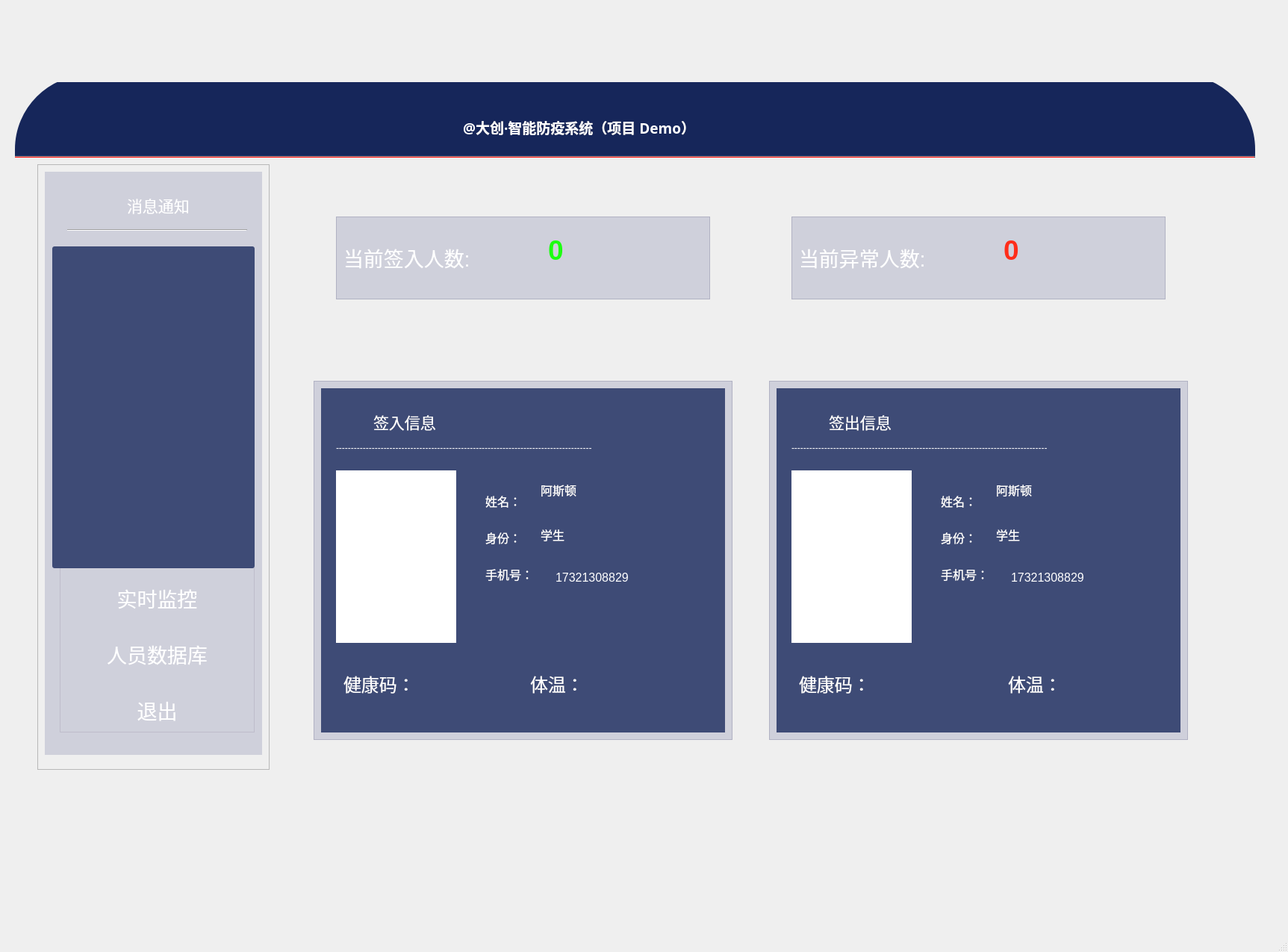
<?xml version="1.0" encoding="UTF-8"?>
<ui version="4.0">
 <class>HealthSystem_main</class>
 <widget class="QMainWindow" name="HealthSystem_main">
  <property name="geometry">
   <rect>
    <x>0</x>
    <y>0</y>
    <width>1725</width>
    <height>1275</height>
   </rect>
  </property>
  <property name="windowTitle">
   <string>MainWindow</string>
  </property>
  <widget class="QWidget" name="centralwidget">
   <widget class="QFrame" name="frame">
    <property name="geometry">
     <rect>
      <x>20</x>
      <y>110</y>
      <width>1661</width>
      <height>971</height>
     </rect>
    </property>
    <property name="sizePolicy">
     <sizepolicy hsizetype="Expanding" vsizetype="Expanding">
      <horstretch>0</horstretch>
      <verstretch>0</verstretch>
     </sizepolicy>
    </property>
    <property name="styleSheet">
     <string notr="true">#frame{
	background-image: url(:/images/image/background.png);
	border-radius: 100px;
}</string>
    </property>
    <property name="frameShape">
     <enum>QFrame::StyledPanel</enum>
    </property>
    <property name="frameShadow">
     <enum>QFrame::Raised</enum>
    </property>
    <widget class="QFrame" name="Left_Frame">
     <property name="geometry">
      <rect>
       <x>30</x>
       <y>110</y>
       <width>311</width>
       <height>811</height>
      </rect>
     </property>
     <property name="sizePolicy">
      <sizepolicy hsizetype="Expanding" vsizetype="Expanding">
       <horstretch>0</horstretch>
       <verstretch>0</verstretch>
      </sizepolicy>
     </property>
     <property name="styleSheet">
      <string notr="true"/>
     </property>
     <property name="frameShape">
      <enum>QFrame::StyledPanel</enum>
     </property>
     <property name="frameShadow">
      <enum>QFrame::Raised</enum>
     </property>
     <widget class="QFrame" name="Button_frame">
      <property name="geometry">
       <rect>
        <x>30</x>
        <y>540</y>
        <width>261</width>
        <height>221</height>
       </rect>
      </property>
      <property name="sizePolicy">
       <sizepolicy hsizetype="Minimum" vsizetype="Fixed">
        <horstretch>0</horstretch>
        <verstretch>0</verstretch>
       </sizepolicy>
      </property>
      <property name="minimumSize">
       <size>
        <width>120</width>
        <height>50</height>
       </size>
      </property>
      <property name="maximumSize">
       <size>
        <width>16777214</width>
        <height>16777215</height>
       </size>
      </property>
      <property name="palette">
       <palette>
        <active>
         <colorrole role="Button">
          <brush brushstyle="SolidPattern">
           <color alpha="100">
            <red>210</red>
            <green>207</green>
            <blue>233</blue>
           </color>
          </brush>
         </colorrole>
         <colorrole role="Base">
          <brush brushstyle="SolidPattern">
           <color alpha="100">
            <red>210</red>
            <green>207</green>
            <blue>233</blue>
           </color>
          </brush>
         </colorrole>
         <colorrole role="Window">
          <brush brushstyle="SolidPattern">
           <color alpha="100">
            <red>210</red>
            <green>207</green>
            <blue>233</blue>
           </color>
          </brush>
         </colorrole>
        </active>
        <inactive>
         <colorrole role="Button">
          <brush brushstyle="SolidPattern">
           <color alpha="100">
            <red>210</red>
            <green>207</green>
            <blue>233</blue>
           </color>
          </brush>
         </colorrole>
         <colorrole role="Base">
          <brush brushstyle="SolidPattern">
           <color alpha="100">
            <red>210</red>
            <green>207</green>
            <blue>233</blue>
           </color>
          </brush>
         </colorrole>
         <colorrole role="Window">
          <brush brushstyle="SolidPattern">
           <color alpha="100">
            <red>210</red>
            <green>207</green>
            <blue>233</blue>
           </color>
          </brush>
         </colorrole>
        </inactive>
        <disabled>
         <colorrole role="Button">
          <brush brushstyle="SolidPattern">
           <color alpha="100">
            <red>210</red>
            <green>207</green>
            <blue>233</blue>
           </color>
          </brush>
         </colorrole>
         <colorrole role="Base">
          <brush brushstyle="SolidPattern">
           <color alpha="100">
            <red>210</red>
            <green>207</green>
            <blue>233</blue>
           </color>
          </brush>
         </colorrole>
         <colorrole role="Window">
          <brush brushstyle="SolidPattern">
           <color alpha="100">
            <red>210</red>
            <green>207</green>
            <blue>233</blue>
           </color>
          </brush>
         </colorrole>
        </disabled>
       </palette>
      </property>
      <property name="contextMenuPolicy">
       <enum>Qt::CustomContextMenu</enum>
      </property>
      <property name="layoutDirection">
       <enum>Qt::LeftToRight</enum>
      </property>
      <property name="styleSheet">
       <string notr="true">QPushButton{
	color:rgb(255, 255, 255);
	border:none;
	border-radius:10px
}

QPushButton:hover
{
	background-color: rgb(153, 153, 153);
}
</string>
      </property>
      <property name="frameShape">
       <enum>QFrame::StyledPanel</enum>
      </property>
      <property name="frameShadow">
       <enum>QFrame::Raised</enum>
      </property>
      <property name="lineWidth">
       <number>1</number>
      </property>
      <layout class="QVBoxLayout" name="verticalLayout">
       <property name="leftMargin">
        <number>0</number>
       </property>
       <property name="topMargin">
        <number>0</number>
       </property>
       <property name="rightMargin">
        <number>0</number>
       </property>
       <property name="bottomMargin">
        <number>0</number>
       </property>
       <item>
        <widget class="QPushButton" name="button_main">
         <property name="minimumSize">
          <size>
           <width>0</width>
           <height>80</height>
          </size>
         </property>
         <property name="font">
          <font>
           <pointsize>20</pointsize>
          </font>
         </property>
         <property name="text">
          <string>实时监控</string>
         </property>
         <property name="flat">
          <bool>false</bool>
         </property>
        </widget>
       </item>
       <item>
        <widget class="QPushButton" name="button_goSQL">
         <property name="minimumSize">
          <size>
           <width>0</width>
           <height>80</height>
          </size>
         </property>
         <property name="font">
          <font>
           <pointsize>20</pointsize>
          </font>
         </property>
         <property name="text">
          <string>人员数据库</string>
         </property>
        </widget>
       </item>
       <item>
        <widget class="QPushButton" name="button_close2">
         <property name="minimumSize">
          <size>
           <width>0</width>
           <height>80</height>
          </size>
         </property>
         <property name="font">
          <font>
           <pointsize>20</pointsize>
          </font>
         </property>
         <property name="text">
          <string>退出</string>
         </property>
        </widget>
       </item>
      </layout>
     </widget>
     <widget class="QLabel" name="Left_bg">
      <property name="geometry">
       <rect>
        <x>10</x>
        <y>10</y>
        <width>291</width>
        <height>781</height>
       </rect>
      </property>
      <property name="styleSheet">
       <string notr="true">background-color: rgba(101, 102, 153, 59)</string>
      </property>
      <property name="text">
       <string/>
      </property>
     </widget>
     <widget class="Line" name="line">
      <property name="geometry">
       <rect>
        <x>40</x>
        <y>80</y>
        <width>241</width>
        <height>16</height>
       </rect>
      </property>
      <property name="palette">
       <palette>
        <active/>
        <inactive/>
        <disabled/>
       </palette>
      </property>
      <property name="orientation">
       <enum>Qt::Horizontal</enum>
      </property>
     </widget>
     <widget class="QLabel" name="label_2">
      <property name="geometry">
       <rect>
        <x>120</x>
        <y>30</y>
        <width>131</width>
        <height>51</height>
       </rect>
      </property>
      <property name="styleSheet">
       <string notr="true">color:rgb(255, 255, 255);
border:none;
border-radius:10px</string>
      </property>
      <property name="text">
       <string>&lt;html&gt;&lt;head/&gt;&lt;body&gt;&lt;p&gt;&lt;span style=&quot; font-size:16pt;&quot;&gt;消息通知&lt;/span&gt;&lt;/p&gt;&lt;/body&gt;&lt;/html&gt;</string>
      </property>
     </widget>
     <widget class="QLabel" name="label_3">
      <property name="geometry">
       <rect>
        <x>60</x>
        <y>20</y>
        <width>61</width>
        <height>61</height>
       </rect>
      </property>
      <property name="styleSheet">
       <string notr="true">image: url(:/images/image/info_small.png);</string>
      </property>
      <property name="text">
       <string/>
      </property>
     </widget>
     <widget class="QTextBrowser" name="textBrowser">
      <property name="geometry">
       <rect>
        <x>20</x>
        <y>110</y>
        <width>271</width>
        <height>431</height>
       </rect>
      </property>
      <property name="styleSheet">
       <string notr="true">QTextBrowser{
	background-color: rgba(22, 38, 90, 200);
	border-radius:3px;
	color:rgb(0,0,0)
}</string>
      </property>
     </widget>
     <zorder>Left_bg</zorder>
     <zorder>Button_frame</zorder>
     <zorder>line</zorder>
     <zorder>label_2</zorder>
     <zorder>label_3</zorder>
     <zorder>textBrowser</zorder>
    </widget>
    <widget class="QFrame" name="frame_3">
     <property name="geometry">
      <rect>
       <x>0</x>
       <y>-10</y>
       <width>1661</width>
       <height>111</height>
      </rect>
     </property>
     <property name="styleSheet">
      <string notr="true">#frame_3{
	border-top-left-radius: 100px;
	border-top-right-radius: 100px;
	background-color: rgb(22, 38, 90);
}</string>
     </property>
     <property name="frameShape">
      <enum>QFrame::StyledPanel</enum>
     </property>
     <property name="frameShadow">
      <enum>QFrame::Raised</enum>
     </property>
     <widget class="QPushButton" name="button_small">
      <property name="geometry">
       <rect>
        <x>1459</x>
        <y>50</y>
        <width>41</width>
        <height>34</height>
       </rect>
      </property>
      <property name="styleSheet">
       <string notr="true">border:none;
padding-bottom:5px;</string>
      </property>
      <property name="text">
       <string/>
      </property>
      <property name="icon">
       <iconset resource="resource/res.qrc">
        <normaloff>:/images/image/green.png</normaloff>:/images/image/green.png</iconset>
      </property>
     </widget>
     <widget class="QPushButton" name="button_close">
      <property name="geometry">
       <rect>
        <x>1520</x>
        <y>50</y>
        <width>51</width>
        <height>34</height>
       </rect>
      </property>
      <property name="styleSheet">
       <string notr="true">border:none;
padding-bottom:5px;</string>
      </property>
      <property name="text">
       <string/>
      </property>
      <property name="icon">
       <iconset resource="resource/res.qrc">
        <normaloff>:/images/image/red.png</normaloff>:/images/image/red.png</iconset>
      </property>
     </widget>
     <widget class="QLabel" name="label">
      <property name="geometry">
       <rect>
        <x>600</x>
        <y>50</y>
        <width>641</width>
        <height>41</height>
       </rect>
      </property>
      <property name="font">
       <font>
        <family>华文仿宋</family>
       </font>
      </property>
      <property name="text">
       <string>&lt;html&gt;&lt;head/&gt;&lt;body&gt;&lt;p&gt;&lt;span style=&quot; font-size:14pt; font-weight:600; color:#ffffff;&quot;&gt;@大创·智能防疫系统（项目 Demo）&lt;/span&gt;&lt;/p&gt;&lt;/body&gt;&lt;/html&gt;</string>
      </property>
     </widget>
    </widget>
    <widget class="Line" name="line_3">
     <property name="geometry">
      <rect>
       <x>-50</x>
       <y>90</y>
       <width>1711</width>
       <height>20</height>
      </rect>
     </property>
     <property name="palette">
      <palette>
       <active>
        <colorrole role="Light">
         <brush brushstyle="SolidPattern">
          <color alpha="255">
           <red>255</red>
           <green>0</green>
           <blue>0</blue>
          </color>
         </brush>
        </colorrole>
       </active>
       <inactive>
        <colorrole role="Light">
         <brush brushstyle="SolidPattern">
          <color alpha="255">
           <red>255</red>
           <green>0</green>
           <blue>0</blue>
          </color>
         </brush>
        </colorrole>
       </inactive>
       <disabled>
        <colorrole role="Light">
         <brush brushstyle="SolidPattern">
          <color alpha="255">
           <red>255</red>
           <green>0</green>
           <blue>0</blue>
          </color>
         </brush>
        </colorrole>
       </disabled>
      </palette>
     </property>
     <property name="orientation">
      <enum>Qt::Horizontal</enum>
     </property>
    </widget>
    <widget class="QStackedWidget" name="stackedWidget">
     <property name="geometry">
      <rect>
       <x>370</x>
       <y>140</y>
       <width>1221</width>
       <height>761</height>
      </rect>
     </property>
     <property name="currentIndex">
      <number>0</number>
     </property>
     <widget class="QWidget" name="supervision_page">
      <widget class="QFrame" name="frame_2">
       <property name="geometry">
        <rect>
         <x>30</x>
         <y>260</y>
         <width>561</width>
         <height>481</height>
        </rect>
       </property>
       <property name="styleSheet">
        <string notr="true">#frame_2{
	background-color: rgba(101, 102, 153, 59);
}</string>
       </property>
       <property name="frameShape">
        <enum>QFrame::StyledPanel</enum>
       </property>
       <property name="frameShadow">
        <enum>QFrame::Raised</enum>
       </property>
       <widget class="QLabel" name="label_4">
        <property name="geometry">
         <rect>
          <x>10</x>
          <y>10</y>
          <width>541</width>
          <height>461</height>
         </rect>
        </property>
        <property name="styleSheet">
         <string notr="true">background-color: rgba(22, 38, 90, 200);</string>
        </property>
        <property name="text">
         <string/>
        </property>
       </widget>
       <widget class="QLabel" name="label_5">
        <property name="geometry">
         <rect>
          <x>20</x>
          <y>20</y>
          <width>61</width>
          <height>61</height>
         </rect>
        </property>
        <property name="styleSheet">
         <string notr="true">image: url(:/images/image/enterCheck.png);</string>
        </property>
        <property name="text">
         <string/>
        </property>
       </widget>
       <widget class="QLabel" name="label_6">
        <property name="geometry">
         <rect>
          <x>80</x>
          <y>30</y>
          <width>131</width>
          <height>51</height>
         </rect>
        </property>
        <property name="styleSheet">
         <string notr="true">color:rgb(255, 255, 255);
border:none;
border-radius:10px</string>
        </property>
        <property name="text">
         <string>&lt;html&gt;&lt;head/&gt;&lt;body&gt;&lt;p&gt;&lt;span style=&quot; font-size:16pt;&quot;&gt;签入信息&lt;/span&gt;&lt;/p&gt;&lt;/body&gt;&lt;/html&gt;</string>
        </property>
       </widget>
       <widget class="QLabel" name="label_7">
        <property name="geometry">
         <rect>
          <x>30</x>
          <y>80</y>
          <width>491</width>
          <height>20</height>
         </rect>
        </property>
        <property name="text">
         <string>&lt;html&gt;&lt;head/&gt;&lt;body&gt;&lt;p&gt;&lt;span style=&quot; color:#ffffff;&quot;&gt;--------------------------------------------------------------------------------------&lt;/span&gt;&lt;/p&gt;&lt;/body&gt;&lt;/html&gt;</string>
        </property>
       </widget>
       <widget class="QLabel" name="enter_pic">
        <property name="geometry">
         <rect>
          <x>30</x>
          <y>120</y>
          <width>161</width>
          <height>231</height>
         </rect>
        </property>
        <property name="styleSheet">
         <string notr="true">background-color: rgb(255, 255, 255);</string>
        </property>
        <property name="text">
         <string/>
        </property>
       </widget>
       <widget class="QLabel" name="label_9">
        <property name="geometry">
         <rect>
          <x>230</x>
          <y>120</y>
          <width>81</width>
          <height>181</height>
         </rect>
        </property>
        <property name="styleSheet">
         <string notr="true">color:rgb(255, 255, 255);
border:none;
border-radius:10px</string>
        </property>
        <property name="text">
         <string>&lt;html&gt;&lt;head/&gt;&lt;body&gt;&lt;p&gt;&lt;span style=&quot; font-size:12pt;&quot;&gt;姓名：&lt;/span&gt;&lt;br/&gt;&lt;/p&gt;&lt;p&gt;&lt;span style=&quot; font-size:12pt;&quot;&gt;身份：&lt;/span&gt;&lt;br/&gt;&lt;/p&gt;&lt;p&gt;&lt;span style=&quot; font-size:12pt;&quot;&gt;手机号： &lt;/span&gt;&lt;/p&gt;&lt;/body&gt;&lt;/html&gt;</string>
        </property>
       </widget>
       <widget class="QLabel" name="label_10">
        <property name="geometry">
         <rect>
          <x>40</x>
          <y>380</y>
          <width>131</width>
          <height>51</height>
         </rect>
        </property>
        <property name="styleSheet">
         <string notr="true">color:rgb(255, 255, 255);
border:none;
border-radius:10px</string>
        </property>
        <property name="text">
         <string>&lt;html&gt;&lt;head/&gt;&lt;body&gt;&lt;p&gt;&lt;span style=&quot; font-size:18pt;&quot;&gt;健康码：&lt;/span&gt;&lt;/p&gt;&lt;/body&gt;&lt;/html&gt;</string>
        </property>
       </widget>
       <widget class="QLabel" name="label_11">
        <property name="geometry">
         <rect>
          <x>290</x>
          <y>380</y>
          <width>91</width>
          <height>51</height>
         </rect>
        </property>
        <property name="styleSheet">
         <string notr="true">color:rgb(255, 255, 255);
border:none;
border-radius:10px</string>
        </property>
        <property name="text">
         <string>&lt;html&gt;&lt;head/&gt;&lt;body&gt;&lt;p&gt;&lt;span style=&quot; font-size:18pt;&quot;&gt;体温：&lt;/span&gt;&lt;/p&gt;&lt;/body&gt;&lt;/html&gt;</string>
        </property>
       </widget>
       <widget class="QTextBrowser" name="enter_name">
        <property name="geometry">
         <rect>
          <x>300</x>
          <y>130</y>
          <width>171</width>
          <height>41</height>
         </rect>
        </property>
        <property name="styleSheet">
         <string notr="true">QTextBrowser{
	background-color: rgba(101, 102, 153, 0);
	border-radius:3px;
	color: rgb(255, 255, 255);
}</string>
        </property>
        <property name="html">
         <string>&lt;!DOCTYPE HTML PUBLIC &quot;-//W3C//DTD HTML 4.0//EN&quot; &quot;http://www.w3.org/TR/REC-html40/strict.dtd&quot;&gt;
&lt;html&gt;&lt;head&gt;&lt;meta name=&quot;qrichtext&quot; content=&quot;1&quot; /&gt;&lt;style type=&quot;text/css&quot;&gt;
p, li { white-space: pre-wrap; }
&lt;/style&gt;&lt;/head&gt;&lt;body style=&quot; font-family:'SimSun'; font-size:9pt; font-weight:400; font-style:normal;&quot;&gt;
&lt;p style=&quot; margin-top:0px; margin-bottom:0px; margin-left:0px; margin-right:0px; -qt-block-indent:0; text-indent:0px;&quot;&gt;&lt;span style=&quot; font-size:12pt;&quot;&gt;阿斯顿&lt;/span&gt;&lt;/p&gt;&lt;/body&gt;&lt;/html&gt;</string>
        </property>
       </widget>
       <widget class="QTextBrowser" name="enter_ide">
        <property name="geometry">
         <rect>
          <x>300</x>
          <y>190</y>
          <width>171</width>
          <height>41</height>
         </rect>
        </property>
        <property name="styleSheet">
         <string notr="true">QTextBrowser{
	background-color: rgba(101, 102, 153, 0);
	border-radius:3px;
	color: rgb(255, 255, 255);
}</string>
        </property>
        <property name="html">
         <string>&lt;!DOCTYPE HTML PUBLIC &quot;-//W3C//DTD HTML 4.0//EN&quot; &quot;http://www.w3.org/TR/REC-html40/strict.dtd&quot;&gt;
&lt;html&gt;&lt;head&gt;&lt;meta name=&quot;qrichtext&quot; content=&quot;1&quot; /&gt;&lt;style type=&quot;text/css&quot;&gt;
p, li { white-space: pre-wrap; }
&lt;/style&gt;&lt;/head&gt;&lt;body style=&quot; font-family:'SimSun'; font-size:9pt; font-weight:400; font-style:normal;&quot;&gt;
&lt;p style=&quot; margin-top:0px; margin-bottom:0px; margin-left:0px; margin-right:0px; -qt-block-indent:0; text-indent:0px;&quot;&gt;&lt;span style=&quot; font-size:12pt;&quot;&gt;学生&lt;/span&gt;&lt;/p&gt;&lt;/body&gt;&lt;/html&gt;</string>
        </property>
       </widget>
       <widget class="QTextBrowser" name="enter_phone">
        <property name="geometry">
         <rect>
          <x>320</x>
          <y>250</y>
          <width>171</width>
          <height>41</height>
         </rect>
        </property>
        <property name="styleSheet">
         <string notr="true">QTextBrowser{
	background-color: rgba(101, 102, 153, 0);
	border-radius:3px;
	color: rgb(255, 255, 255);
}</string>
        </property>
        <property name="html">
         <string>&lt;!DOCTYPE HTML PUBLIC &quot;-//W3C//DTD HTML 4.0//EN&quot; &quot;http://www.w3.org/TR/REC-html40/strict.dtd&quot;&gt;
&lt;html&gt;&lt;head&gt;&lt;meta name=&quot;qrichtext&quot; content=&quot;1&quot; /&gt;&lt;style type=&quot;text/css&quot;&gt;
p, li { white-space: pre-wrap; }
&lt;/style&gt;&lt;/head&gt;&lt;body style=&quot; font-family:'SimSun'; font-size:9pt; font-weight:400; font-style:normal;&quot;&gt;
&lt;p style=&quot; margin-top:0px; margin-bottom:0px; margin-left:0px; margin-right:0px; -qt-block-indent:0; text-indent:0px;&quot;&gt;&lt;span style=&quot; font-size:12pt;&quot;&gt;17321308829&lt;/span&gt;&lt;/p&gt;&lt;/body&gt;&lt;/html&gt;</string>
        </property>
       </widget>
       <widget class="QTextBrowser" name="enter_HQcode">
        <property name="geometry">
         <rect>
          <x>170</x>
          <y>370</y>
          <width>111</width>
          <height>91</height>
         </rect>
        </property>
        <property name="styleSheet">
         <string notr="true">QTextBrowser{
	background-color: rgba(101, 102, 153, 0);
	border-radius:3px;
}</string>
        </property>
        <property name="html">
         <string>&lt;!DOCTYPE HTML PUBLIC &quot;-//W3C//DTD HTML 4.0//EN&quot; &quot;http://www.w3.org/TR/REC-html40/strict.dtd&quot;&gt;
&lt;html&gt;&lt;head&gt;&lt;meta name=&quot;qrichtext&quot; content=&quot;1&quot; /&gt;&lt;style type=&quot;text/css&quot;&gt;
p, li { white-space: pre-wrap; }
&lt;/style&gt;&lt;/head&gt;&lt;body style=&quot; font-family:'SimSun'; font-size:9pt; font-weight:400; font-style:normal;&quot;&gt;
&lt;p style=&quot;-qt-paragraph-type:empty; margin-top:0px; margin-bottom:0px; margin-left:0px; margin-right:0px; -qt-block-indent:0; text-indent:0px;&quot;&gt;&lt;br /&gt;&lt;/p&gt;&lt;/body&gt;&lt;/html&gt;</string>
        </property>
       </widget>
       <widget class="QTextBrowser" name="enter_temp">
        <property name="geometry">
         <rect>
          <x>380</x>
          <y>360</y>
          <width>161</width>
          <height>91</height>
         </rect>
        </property>
        <property name="styleSheet">
         <string notr="true">QTextBrowser{
	background-color: rgba(101, 102, 153, 0);
	border-radius:3px;
}</string>
        </property>
        <property name="html">
         <string>&lt;!DOCTYPE HTML PUBLIC &quot;-//W3C//DTD HTML 4.0//EN&quot; &quot;http://www.w3.org/TR/REC-html40/strict.dtd&quot;&gt;
&lt;html&gt;&lt;head&gt;&lt;meta name=&quot;qrichtext&quot; content=&quot;1&quot; /&gt;&lt;style type=&quot;text/css&quot;&gt;
p, li { white-space: pre-wrap; }
&lt;/style&gt;&lt;/head&gt;&lt;body style=&quot; font-family:'SimSun'; font-size:9pt; font-weight:400; font-style:normal;&quot;&gt;
&lt;p style=&quot;-qt-paragraph-type:empty; margin-top:0px; margin-bottom:0px; margin-left:0px; margin-right:0px; -qt-block-indent:0; text-indent:0px;&quot;&gt;&lt;br /&gt;&lt;/p&gt;&lt;/body&gt;&lt;/html&gt;</string>
        </property>
       </widget>
       <zorder>label_4</zorder>
       <zorder>label_6</zorder>
       <zorder>label_5</zorder>
       <zorder>label_7</zorder>
       <zorder>enter_pic</zorder>
       <zorder>label_9</zorder>
       <zorder>label_10</zorder>
       <zorder>label_11</zorder>
       <zorder>enter_name</zorder>
       <zorder>enter_ide</zorder>
       <zorder>enter_phone</zorder>
       <zorder>enter_HQcode</zorder>
       <zorder>enter_temp</zorder>
      </widget>
      <widget class="QFrame" name="frame_4">
       <property name="geometry">
        <rect>
         <x>640</x>
         <y>260</y>
         <width>561</width>
         <height>481</height>
        </rect>
       </property>
       <property name="styleSheet">
        <string notr="true">#frame_4{
	background-color: rgba(101, 102, 153, 59);
}</string>
       </property>
       <property name="frameShape">
        <enum>QFrame::StyledPanel</enum>
       </property>
       <property name="frameShadow">
        <enum>QFrame::Raised</enum>
       </property>
       <widget class="QLabel" name="label_8">
        <property name="geometry">
         <rect>
          <x>10</x>
          <y>10</y>
          <width>541</width>
          <height>461</height>
         </rect>
        </property>
        <property name="styleSheet">
         <string notr="true">background-color: rgba(22, 38, 90, 200);</string>
        </property>
        <property name="text">
         <string/>
        </property>
       </widget>
       <widget class="QLabel" name="label_12">
        <property name="geometry">
         <rect>
          <x>20</x>
          <y>20</y>
          <width>61</width>
          <height>61</height>
         </rect>
        </property>
        <property name="styleSheet">
         <string notr="true">image: url(:/images/image/outCheck.png);</string>
        </property>
        <property name="text">
         <string/>
        </property>
       </widget>
       <widget class="QLabel" name="label_13">
        <property name="geometry">
         <rect>
          <x>80</x>
          <y>30</y>
          <width>131</width>
          <height>51</height>
         </rect>
        </property>
        <property name="styleSheet">
         <string notr="true">color:rgb(255, 255, 255);
border:none;
border-radius:10px</string>
        </property>
        <property name="text">
         <string>&lt;html&gt;&lt;head/&gt;&lt;body&gt;&lt;p&gt;&lt;span style=&quot; font-size:16pt;&quot;&gt;签出信息&lt;/span&gt;&lt;/p&gt;&lt;/body&gt;&lt;/html&gt;</string>
        </property>
       </widget>
       <widget class="QLabel" name="label_14">
        <property name="geometry">
         <rect>
          <x>30</x>
          <y>80</y>
          <width>491</width>
          <height>20</height>
         </rect>
        </property>
        <property name="text">
         <string>&lt;html&gt;&lt;head/&gt;&lt;body&gt;&lt;p&gt;&lt;span style=&quot; color:#ffffff;&quot;&gt;--------------------------------------------------------------------------------------&lt;/span&gt;&lt;/p&gt;&lt;/body&gt;&lt;/html&gt;</string>
        </property>
       </widget>
       <widget class="QLabel" name="out_pic">
        <property name="geometry">
         <rect>
          <x>30</x>
          <y>120</y>
          <width>161</width>
          <height>231</height>
         </rect>
        </property>
        <property name="styleSheet">
         <string notr="true">background-color: rgb(255, 255, 255);</string>
        </property>
        <property name="text">
         <string/>
        </property>
       </widget>
       <widget class="QLabel" name="label_15">
        <property name="geometry">
         <rect>
          <x>230</x>
          <y>120</y>
          <width>81</width>
          <height>181</height>
         </rect>
        </property>
        <property name="styleSheet">
         <string notr="true">color:rgb(255, 255, 255);
border:none;
border-radius:10px</string>
        </property>
        <property name="text">
         <string>&lt;html&gt;&lt;head/&gt;&lt;body&gt;&lt;p&gt;&lt;span style=&quot; font-size:12pt;&quot;&gt;姓名：&lt;/span&gt;&lt;br/&gt;&lt;/p&gt;&lt;p&gt;&lt;span style=&quot; font-size:12pt;&quot;&gt;身份：&lt;/span&gt;&lt;br/&gt;&lt;/p&gt;&lt;p&gt;&lt;span style=&quot; font-size:12pt;&quot;&gt;手机号： &lt;/span&gt;&lt;/p&gt;&lt;/body&gt;&lt;/html&gt;</string>
        </property>
       </widget>
       <widget class="QLabel" name="label_16">
        <property name="geometry">
         <rect>
          <x>40</x>
          <y>380</y>
          <width>131</width>
          <height>51</height>
         </rect>
        </property>
        <property name="styleSheet">
         <string notr="true">color:rgb(255, 255, 255);
border:none;
border-radius:10px</string>
        </property>
        <property name="text">
         <string>&lt;html&gt;&lt;head/&gt;&lt;body&gt;&lt;p&gt;&lt;span style=&quot; font-size:18pt;&quot;&gt;健康码：&lt;/span&gt;&lt;/p&gt;&lt;/body&gt;&lt;/html&gt;</string>
        </property>
       </widget>
       <widget class="QLabel" name="label_17">
        <property name="geometry">
         <rect>
          <x>320</x>
          <y>380</y>
          <width>91</width>
          <height>51</height>
         </rect>
        </property>
        <property name="styleSheet">
         <string notr="true">color:rgb(255, 255, 255);
border:none;
border-radius:10px</string>
        </property>
        <property name="text">
         <string>&lt;html&gt;&lt;head/&gt;&lt;body&gt;&lt;p&gt;&lt;span style=&quot; font-size:18pt;&quot;&gt;体温：&lt;/span&gt;&lt;/p&gt;&lt;/body&gt;&lt;/html&gt;</string>
        </property>
       </widget>
       <widget class="QTextBrowser" name="out_name">
        <property name="geometry">
         <rect>
          <x>300</x>
          <y>130</y>
          <width>171</width>
          <height>41</height>
         </rect>
        </property>
        <property name="styleSheet">
         <string notr="true">QTextBrowser{
	background-color: rgba(101, 102, 153, 0);
	border-radius:3px;
	color: rgb(255, 255, 255);
}</string>
        </property>
        <property name="html">
         <string>&lt;!DOCTYPE HTML PUBLIC &quot;-//W3C//DTD HTML 4.0//EN&quot; &quot;http://www.w3.org/TR/REC-html40/strict.dtd&quot;&gt;
&lt;html&gt;&lt;head&gt;&lt;meta name=&quot;qrichtext&quot; content=&quot;1&quot; /&gt;&lt;style type=&quot;text/css&quot;&gt;
p, li { white-space: pre-wrap; }
&lt;/style&gt;&lt;/head&gt;&lt;body style=&quot; font-family:'SimSun'; font-size:9pt; font-weight:400; font-style:normal;&quot;&gt;
&lt;p style=&quot; margin-top:0px; margin-bottom:0px; margin-left:0px; margin-right:0px; -qt-block-indent:0; text-indent:0px;&quot;&gt;&lt;span style=&quot; font-size:12pt;&quot;&gt;阿斯顿&lt;/span&gt;&lt;/p&gt;&lt;/body&gt;&lt;/html&gt;</string>
        </property>
       </widget>
       <widget class="QTextBrowser" name="out_temp">
        <property name="geometry">
         <rect>
          <x>380</x>
          <y>360</y>
          <width>161</width>
          <height>91</height>
         </rect>
        </property>
        <property name="styleSheet">
         <string notr="true">QTextBrowser{
	background-color: rgba(101, 102, 153, 0);
	border-radius:3px;
}</string>
        </property>
        <property name="html">
         <string>&lt;!DOCTYPE HTML PUBLIC &quot;-//W3C//DTD HTML 4.0//EN&quot; &quot;http://www.w3.org/TR/REC-html40/strict.dtd&quot;&gt;
&lt;html&gt;&lt;head&gt;&lt;meta name=&quot;qrichtext&quot; content=&quot;1&quot; /&gt;&lt;style type=&quot;text/css&quot;&gt;
p, li { white-space: pre-wrap; }
&lt;/style&gt;&lt;/head&gt;&lt;body style=&quot; font-family:'SimSun'; font-size:9pt; font-weight:400; font-style:normal;&quot;&gt;
&lt;p style=&quot;-qt-paragraph-type:empty; margin-top:0px; margin-bottom:0px; margin-left:0px; margin-right:0px; -qt-block-indent:0; text-indent:0px;&quot;&gt;&lt;br /&gt;&lt;/p&gt;&lt;/body&gt;&lt;/html&gt;</string>
        </property>
       </widget>
       <widget class="QTextBrowser" name="out_ide">
        <property name="geometry">
         <rect>
          <x>300</x>
          <y>190</y>
          <width>171</width>
          <height>41</height>
         </rect>
        </property>
        <property name="styleSheet">
         <string notr="true">QTextBrowser{
	background-color: rgba(101, 102, 153, 0);
	border-radius:3px;
	color: rgb(255, 255, 255);
}</string>
        </property>
        <property name="html">
         <string>&lt;!DOCTYPE HTML PUBLIC &quot;-//W3C//DTD HTML 4.0//EN&quot; &quot;http://www.w3.org/TR/REC-html40/strict.dtd&quot;&gt;
&lt;html&gt;&lt;head&gt;&lt;meta name=&quot;qrichtext&quot; content=&quot;1&quot; /&gt;&lt;style type=&quot;text/css&quot;&gt;
p, li { white-space: pre-wrap; }
&lt;/style&gt;&lt;/head&gt;&lt;body style=&quot; font-family:'SimSun'; font-size:9pt; font-weight:400; font-style:normal;&quot;&gt;
&lt;p style=&quot; margin-top:0px; margin-bottom:0px; margin-left:0px; margin-right:0px; -qt-block-indent:0; text-indent:0px;&quot;&gt;&lt;span style=&quot; font-size:12pt;&quot;&gt;学生&lt;/span&gt;&lt;/p&gt;&lt;/body&gt;&lt;/html&gt;</string>
        </property>
       </widget>
       <widget class="QTextBrowser" name="out_HQcode">
        <property name="geometry">
         <rect>
          <x>170</x>
          <y>370</y>
          <width>111</width>
          <height>91</height>
         </rect>
        </property>
        <property name="styleSheet">
         <string notr="true">QTextBrowser{
	background-color: rgba(101, 102, 153, 0);
	border-radius:3px;
}</string>
        </property>
        <property name="html">
         <string>&lt;!DOCTYPE HTML PUBLIC &quot;-//W3C//DTD HTML 4.0//EN&quot; &quot;http://www.w3.org/TR/REC-html40/strict.dtd&quot;&gt;
&lt;html&gt;&lt;head&gt;&lt;meta name=&quot;qrichtext&quot; content=&quot;1&quot; /&gt;&lt;style type=&quot;text/css&quot;&gt;
p, li { white-space: pre-wrap; }
&lt;/style&gt;&lt;/head&gt;&lt;body style=&quot; font-family:'SimSun'; font-size:9pt; font-weight:400; font-style:normal;&quot;&gt;
&lt;p style=&quot;-qt-paragraph-type:empty; margin-top:0px; margin-bottom:0px; margin-left:0px; margin-right:0px; -qt-block-indent:0; text-indent:0px;&quot;&gt;&lt;br /&gt;&lt;/p&gt;&lt;/body&gt;&lt;/html&gt;</string>
        </property>
       </widget>
       <widget class="QTextBrowser" name="out_phone">
        <property name="geometry">
         <rect>
          <x>320</x>
          <y>250</y>
          <width>171</width>
          <height>41</height>
         </rect>
        </property>
        <property name="styleSheet">
         <string notr="true">QTextBrowser{
	background-color: rgba(101, 102, 153, 0);
	border-radius:3px;
	color: rgb(255, 255, 255);
}</string>
        </property>
        <property name="html">
         <string>&lt;!DOCTYPE HTML PUBLIC &quot;-//W3C//DTD HTML 4.0//EN&quot; &quot;http://www.w3.org/TR/REC-html40/strict.dtd&quot;&gt;
&lt;html&gt;&lt;head&gt;&lt;meta name=&quot;qrichtext&quot; content=&quot;1&quot; /&gt;&lt;style type=&quot;text/css&quot;&gt;
p, li { white-space: pre-wrap; }
&lt;/style&gt;&lt;/head&gt;&lt;body style=&quot; font-family:'SimSun'; font-size:9pt; font-weight:400; font-style:normal;&quot;&gt;
&lt;p style=&quot; margin-top:0px; margin-bottom:0px; margin-left:0px; margin-right:0px; -qt-block-indent:0; text-indent:0px;&quot;&gt;&lt;span style=&quot; font-size:12pt;&quot;&gt;17321308829&lt;/span&gt;&lt;/p&gt;&lt;/body&gt;&lt;/html&gt;</string>
        </property>
       </widget>
      </widget>
      <widget class="QFrame" name="frame_5">
       <property name="geometry">
        <rect>
         <x>60</x>
         <y>40</y>
         <width>501</width>
         <height>111</height>
        </rect>
       </property>
       <property name="styleSheet">
        <string notr="true">#frame_5{
	background-color: rgba(101, 102, 153, 59);
}</string>
       </property>
       <property name="frameShape">
        <enum>QFrame::StyledPanel</enum>
       </property>
       <property name="frameShadow">
        <enum>QFrame::Raised</enum>
       </property>
       <widget class="QTextBrowser" name="enter_num">
        <property name="geometry">
         <rect>
          <x>280</x>
          <y>20</y>
          <width>261</width>
          <height>91</height>
         </rect>
        </property>
        <property name="styleSheet">
         <string notr="true">QTextBrowser{
	background-color: rgba(101, 102, 153, 0);
	border-radius:3px;
	color: rgb(28, 255, 16);
}</string>
        </property>
        <property name="html">
         <string>&lt;!DOCTYPE HTML PUBLIC &quot;-//W3C//DTD HTML 4.0//EN&quot; &quot;http://www.w3.org/TR/REC-html40/strict.dtd&quot;&gt;
&lt;html&gt;&lt;head&gt;&lt;meta name=&quot;qrichtext&quot; content=&quot;1&quot; /&gt;&lt;style type=&quot;text/css&quot;&gt;
p, li { white-space: pre-wrap; }
&lt;/style&gt;&lt;/head&gt;&lt;body style=&quot; font-family:'SimSun'; font-size:9pt; font-weight:400; font-style:normal;&quot;&gt;
&lt;p style=&quot; margin-top:0px; margin-bottom:0px; margin-left:0px; margin-right:0px; -qt-block-indent:0; text-indent:0px;&quot;&gt;&lt;span style=&quot; font-size:28pt; font-weight:600;&quot;&gt;0&lt;/span&gt;&lt;/p&gt;&lt;/body&gt;&lt;/html&gt;</string>
        </property>
       </widget>
       <widget class="QLabel" name="label_18">
        <property name="geometry">
         <rect>
          <x>10</x>
          <y>20</y>
          <width>281</width>
          <height>71</height>
         </rect>
        </property>
        <property name="styleSheet">
         <string notr="true">color:rgb(255, 255, 255);
border:none;
border-radius:10px</string>
        </property>
        <property name="text">
         <string>&lt;html&gt;&lt;head/&gt;&lt;body&gt;&lt;p&gt;&lt;span style=&quot; font-size:20pt;&quot;&gt;当前签入人数: &lt;/span&gt;&lt;/p&gt;&lt;/body&gt;&lt;/html&gt;</string>
        </property>
       </widget>
      </widget>
      <widget class="QFrame" name="frame_6">
       <property name="geometry">
        <rect>
         <x>670</x>
         <y>40</y>
         <width>501</width>
         <height>111</height>
        </rect>
       </property>
       <property name="styleSheet">
        <string notr="true">#frame_6{
	background-color: rgba(101, 102, 153, 59);
}</string>
       </property>
       <property name="frameShape">
        <enum>QFrame::StyledPanel</enum>
       </property>
       <property name="frameShadow">
        <enum>QFrame::Raised</enum>
       </property>
       <widget class="QTextBrowser" name="enter_num_2">
        <property name="geometry">
         <rect>
          <x>280</x>
          <y>20</y>
          <width>261</width>
          <height>91</height>
         </rect>
        </property>
        <property name="styleSheet">
         <string notr="true">QTextBrowser{
	background-color: rgba(101, 102, 153, 0);
	border-radius:3px;
	color: rgb(28, 255, 16);
}</string>
        </property>
        <property name="html">
         <string>&lt;!DOCTYPE HTML PUBLIC &quot;-//W3C//DTD HTML 4.0//EN&quot; &quot;http://www.w3.org/TR/REC-html40/strict.dtd&quot;&gt;
&lt;html&gt;&lt;head&gt;&lt;meta name=&quot;qrichtext&quot; content=&quot;1&quot; /&gt;&lt;style type=&quot;text/css&quot;&gt;
p, li { white-space: pre-wrap; }
&lt;/style&gt;&lt;/head&gt;&lt;body style=&quot; font-family:'SimSun'; font-size:9pt; font-weight:400; font-style:normal;&quot;&gt;
&lt;p style=&quot; margin-top:0px; margin-bottom:0px; margin-left:0px; margin-right:0px; -qt-block-indent:0; text-indent:0px;&quot;&gt;&lt;span style=&quot; font-size:28pt; font-weight:600; color:#ff2d1a;&quot;&gt;0&lt;/span&gt;&lt;/p&gt;&lt;/body&gt;&lt;/html&gt;</string>
        </property>
       </widget>
       <widget class="QLabel" name="label_19">
        <property name="geometry">
         <rect>
          <x>10</x>
          <y>20</y>
          <width>281</width>
          <height>71</height>
         </rect>
        </property>
        <property name="styleSheet">
         <string notr="true">color:rgb(255, 255, 255);
border:none;
border-radius:10px</string>
        </property>
        <property name="text">
         <string>&lt;html&gt;&lt;head/&gt;&lt;body&gt;&lt;p&gt;&lt;span style=&quot; font-size:20pt;&quot;&gt;当前异常人数: &lt;/span&gt;&lt;/p&gt;&lt;/body&gt;&lt;/html&gt;</string>
        </property>
       </widget>
      </widget>
     </widget>
     <widget class="QWidget" name="SQL_page">
      <widget class="QLabel" name="label_20">
       <property name="geometry">
        <rect>
         <x>320</x>
         <y>30</y>
         <width>511</width>
         <height>101</height>
        </rect>
       </property>
       <property name="styleSheet">
        <string notr="true">color:rgb(255, 255, 255);
border:none;
border-radius:10px</string>
       </property>
       <property name="text">
        <string>&lt;html&gt;&lt;head/&gt;&lt;body&gt;&lt;p&gt;&lt;span style=&quot; font-size:36pt;&quot;&gt;人员管理数据库&lt;/span&gt;&lt;/p&gt;&lt;/body&gt;&lt;/html&gt;</string>
       </property>
      </widget>
      <widget class="QTableWidget" name="Perosn_SQL">
       <property name="geometry">
        <rect>
         <x>10</x>
         <y>140</y>
         <width>1201</width>
         <height>611</height>
        </rect>
       </property>
       <property name="font">
        <font>
         <pointsize>9</pointsize>
         <weight>50</weight>
         <bold>false</bold>
        </font>
       </property>
       <property name="contextMenuPolicy">
        <enum>Qt::DefaultContextMenu</enum>
       </property>
       <property name="styleSheet">
        <string notr="true"/>
       </property>
       <property name="alternatingRowColors">
        <bool>true</bool>
       </property>
       <property name="sortingEnabled">
        <bool>true</bool>
       </property>
       <property name="rowCount">
        <number>255</number>
       </property>
       <attribute name="horizontalHeaderDefaultSectionSize">
        <number>200</number>
       </attribute>
       <row/>
       <row/>
       <row/>
       <row/>
       <row/>
       <row/>
       <row/>
       <row/>
       <row/>
       <row/>
       <row/>
       <row/>
       <row/>
       <row/>
       <row/>
       <row/>
       <row/>
       <row/>
       <row/>
       <row/>
       <row/>
       <row/>
       <row/>
       <row/>
       <row/>
       <row/>
       <row/>
       <row/>
       <row/>
       <row/>
       <row/>
       <row/>
       <row/>
       <row/>
       <row/>
       <row/>
       <row/>
       <row/>
       <row/>
       <row/>
       <row/>
       <row/>
       <row/>
       <row/>
       <row/>
       <row/>
       <row/>
       <row/>
       <row/>
       <row/>
       <row/>
       <row/>
       <row/>
       <row/>
       <row/>
       <row/>
       <row/>
       <row/>
       <row/>
       <row/>
       <row/>
       <row/>
       <row/>
       <row/>
       <row/>
       <row/>
       <row/>
       <row/>
       <row/>
       <row/>
       <row/>
       <row/>
       <row/>
       <row/>
       <row/>
       <row/>
       <row/>
       <row/>
       <row/>
       <row/>
       <row/>
       <row/>
       <row/>
       <row/>
       <row/>
       <row/>
       <row/>
       <row/>
       <row/>
       <row/>
       <row/>
       <row/>
       <row/>
       <row/>
       <row/>
       <row/>
       <row/>
       <row/>
       <row/>
       <row/>
       <row/>
       <row/>
       <row/>
       <row/>
       <row/>
       <row/>
       <row/>
       <row/>
       <row/>
       <row/>
       <row/>
       <row/>
       <row/>
       <row/>
       <row/>
       <row/>
       <row/>
       <row/>
       <row/>
       <row/>
       <row/>
       <row/>
       <row/>
       <row/>
       <row/>
       <row/>
       <row/>
       <row/>
       <row/>
       <row/>
       <row/>
       <row/>
       <row/>
       <row/>
       <row/>
       <row/>
       <row/>
       <row/>
       <row/>
       <row/>
       <row/>
       <row/>
       <row/>
       <row/>
       <row/>
       <row/>
       <row/>
       <row/>
       <row/>
       <row/>
       <row/>
       <row/>
       <row/>
       <row/>
       <row/>
       <row/>
       <row/>
       <row/>
       <row/>
       <row/>
       <row/>
       <row/>
       <row/>
       <row/>
       <row/>
       <row/>
       <row/>
       <row/>
       <row/>
       <row/>
       <row/>
       <row/>
       <row/>
       <row/>
       <row/>
       <row/>
       <row/>
       <row/>
       <row/>
       <row/>
       <row/>
       <row/>
       <row/>
       <row/>
       <row/>
       <row/>
       <row/>
       <row/>
       <row/>
       <row/>
       <row/>
       <row/>
       <row/>
       <row/>
       <row/>
       <row/>
       <row/>
       <row/>
       <row/>
       <row/>
       <row/>
       <row/>
       <row/>
       <row/>
       <row/>
       <row/>
       <row/>
       <row/>
       <row/>
       <row/>
       <row/>
       <row/>
       <row/>
       <row/>
       <row/>
       <row/>
       <row/>
       <row/>
       <row/>
       <row/>
       <row/>
       <row/>
       <row/>
       <row/>
       <row/>
       <row/>
       <row/>
       <row/>
       <row/>
       <row/>
       <row/>
       <row/>
       <row/>
       <row/>
       <row/>
       <row/>
       <row/>
       <row/>
       <row/>
       <row/>
       <row/>
       <row/>
       <row/>
       <row/>
       <row/>
       <row/>
       <row/>
       <row/>
       <row/>
       <row/>
       <row/>
       <row/>
       <row/>
       <row/>
       <row/>
       <column>
        <property name="text">
         <string>姓名</string>
        </property>
        <property name="font">
         <font>
          <pointsize>12</pointsize>
          <weight>75</weight>
          <bold>true</bold>
         </font>
        </property>
       </column>
       <column>
        <property name="text">
         <string>健康状态</string>
        </property>
        <property name="font">
         <font>
          <pointsize>12</pointsize>
          <weight>75</weight>
          <bold>true</bold>
         </font>
        </property>
       </column>
       <column>
        <property name="text">
         <string>身份</string>
        </property>
        <property name="font">
         <font>
          <pointsize>12</pointsize>
          <weight>75</weight>
          <bold>true</bold>
         </font>
        </property>
       </column>
       <column>
        <property name="text">
         <string>手机号</string>
        </property>
        <property name="font">
         <font>
          <pointsize>12</pointsize>
          <weight>75</weight>
          <bold>true</bold>
         </font>
        </property>
       </column>
       <column>
        <property name="text">
         <string>健康码(最新)</string>
        </property>
        <property name="font">
         <font>
          <pointsize>12</pointsize>
          <weight>75</weight>
          <bold>true</bold>
         </font>
        </property>
       </column>
       <column>
        <property name="text">
         <string>体温(最新)</string>
        </property>
        <property name="font">
         <font>
          <pointsize>12</pointsize>
          <weight>75</weight>
          <bold>true</bold>
         </font>
        </property>
       </column>
       <column>
        <property name="text">
         <string>签入状态(最新)</string>
        </property>
        <property name="font">
         <font>
          <pointsize>12</pointsize>
          <weight>75</weight>
          <bold>true</bold>
         </font>
        </property>
       </column>
       <column>
        <property name="text">
         <string>检测时间(最新)</string>
        </property>
        <property name="font">
         <font>
          <pointsize>12</pointsize>
          <weight>75</weight>
          <bold>true</bold>
         </font>
        </property>
       </column>
      </widget>
     </widget>
    </widget>
    <zorder>frame_3</zorder>
    <zorder>line_3</zorder>
    <zorder>Left_Frame</zorder>
    <zorder>stackedWidget</zorder>
   </widget>
  </widget>
  <widget class="QStatusBar" name="statusbar"/>
 </widget>
 <resources>
  <include location="resource/res.qrc"/>
 </resources>
 <connections/>
</ui>
